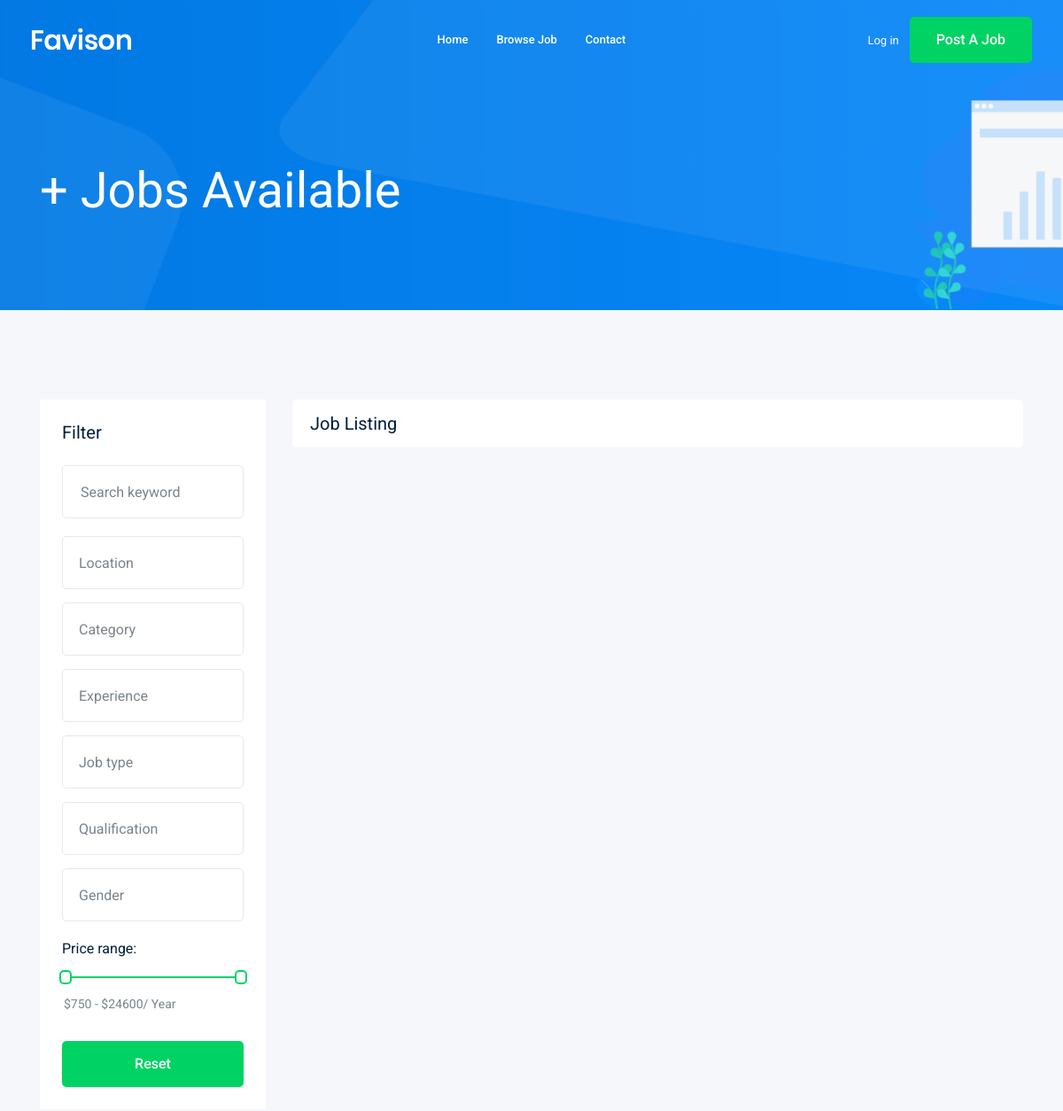
The app's page /jobs/ (upper part), older data.
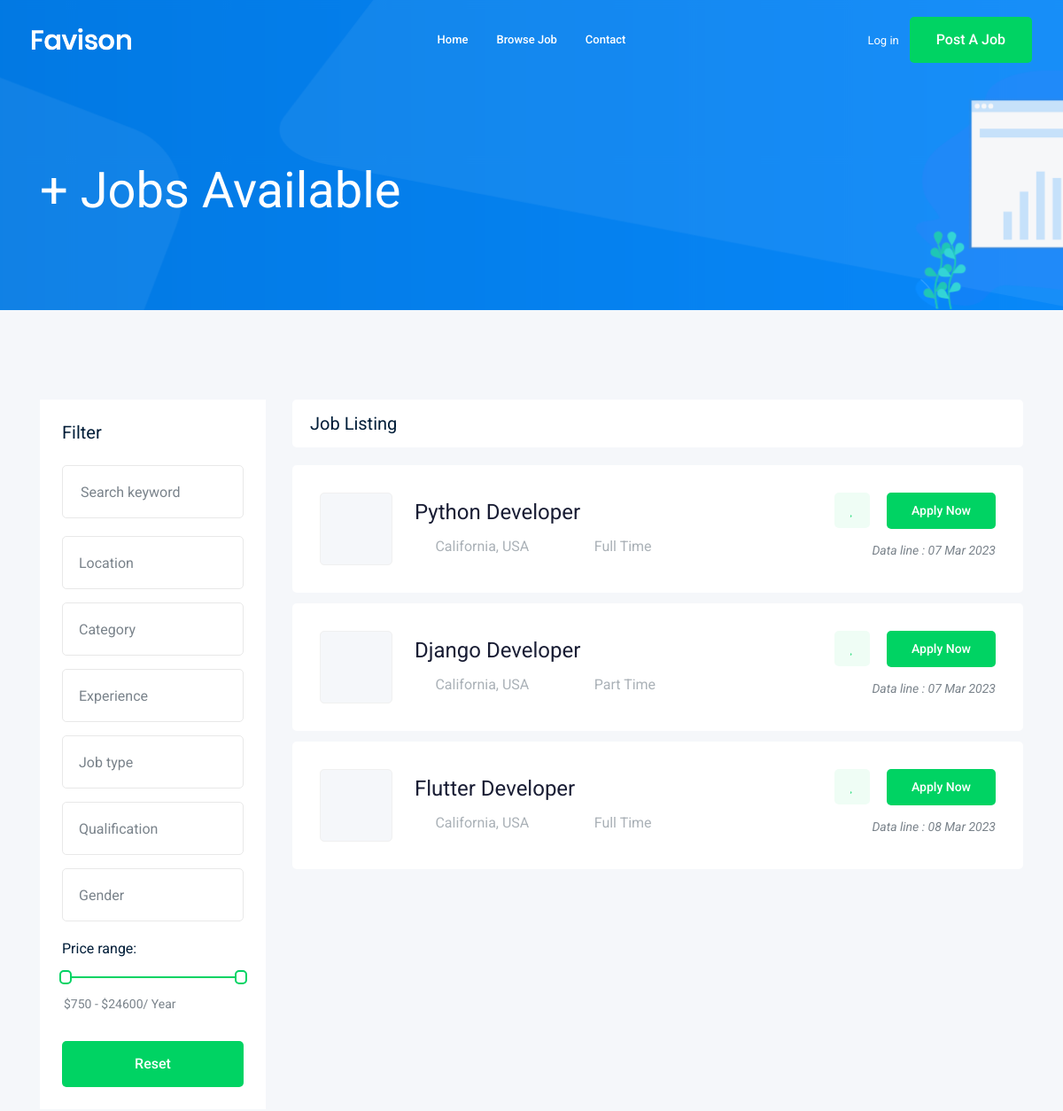
The same page, newer data.
### job/models.py (models this page shows, shortened)
class Job (models.Model): # table
    owner = models.ForeignKey(User, related_name='job_owner', on_delete=models.CASCADE)
    title = models.CharField(max_length=100) # colum
    job_type = models.CharField(max_length=15,choices=JOB_TYPE)
    description = models.TextField(max_length=1000)
    published_at=models.DateTimeField(auto_now=True)
    Vacancy = models.IntegerField(default=1)
    salary= models.IntegerField(default=0)
    experience=models.IntegerField(default=1)
    category=models.ForeignKey('Category',on_delete=models.CASCADE)
    image =models.ImageField(upload_to=image_upload)
    slug = models.SlugField(blank=True , null = True)

### job/views.py (the view)
# urls.py: path('',views.job_list , name= 'job_list'),
def job_list(request):
    job_list = Job.objects.all()
    paginator = Paginator(job_list, 3) # Show 25 contacts per page.
    page_number = request.GET.get('page')
    page_obj = paginator.get_page(page_number)
    context={'jobs':page_obj} # Template Name
    return render(request,'job/job_list.html',context)

### job/templates/job/job_list.html (shortened to what this page needs)
{% extends 'base.html' %}
{% block body %}
    <div class="bradcam_area bradcam_bg_1">
        <div class="container">
            <div class="row">
                <div class="col-xl-12">
                    <div class="bradcam_text">
                        <h3>{{jobs.count}}+ Jobs Available</h3>
                    </div>
                </div>
            </div>
        </div>
    </div>
    <div class="job_listing_area plus_padding">
        <div class="container">
            <div class="row">
                <div class="col-lg-3">
                    <div class="job_filter white-bg">
                        <div class="form_inner white-bg">
                            <h3>Filter</h3>
                            <form action="#">
                                <div class="row">
                                    <div class="col-lg-12">
                                        <div class="single_field">
                                            <input type="text" placeholder="Search keyword">
                                        </div>
                                    </div>
                                    <div class="col-lg-12">
                                    </div>
                                    <div class="col-lg-12">
                                    </div>
                                    <div class="col-lg-12">
                                    </div>
                                    <div class="col-lg-12">
                                    </div>
                                    <div class="col-lg-12">
                                    </div>
                                    <div class="col-lg-12">
                                    </div>
                                </div>
                            </form>
                        </div>
                        <div class="range_wrap">
                            <label for="amount">Price range:</label>
                            <div id="slider-range"></div>
                            <p>
                                <input type="text" id="amount" readonly style="border:0; color:#7A838B; font-size: 14px; font-weight:400;">
                            </p>
                        </div>
                        <div class="reset_btn">
                            <button  class="boxed-btn3 w-100" type="submit">Reset</button>
                        </div>
                    </div>
                </div>
                <div class="col-lg-9">
                    <div class="recent_joblist_wrap">
                        <div class="recent_joblist white-bg ">
                            <div class="row align-items-center">
                                <div class="col-md-6">
                                    <h4>Job Listing</h4>
                                </div>
                            </div>
                        </div>
                    </div>
                    <div class="job_lists m-0">
                        <div class="row">
                            {%for job in jobs%}
                            <div class="col-lg-12 col-md-12">
                                <div class="single_jobs white-bg d-flex justify-content-between">
                                    <div class="jobs_left d-flex align-items-center">
                                        <div class="thumb">
                                        </div>
                                        <div class="jobs_conetent">
                                            <a href="{% url 'jobs:job_detail' job.slug %}"><h4>{{job.title}}</h4></a>
                                            <div class="links_locat d-flex align-items-center">
                                                <div class="location">
                                                    <p> <i class="fa fa-map-marker"></i> California, USA</p>
                                                </div>
                                                <div class="location">
                                                    <p> <i class="fa fa-clock-o"></i> {{job.job_type}}</p>
                                                </div>
                                            </div>
                                        </div>
                                    </div>
                                    <div class="jobs_right">
                                        <div class="apply_now">
                                            <a class="heart_mark" href="#"> <i class="fa fa-heart"></i> </a>
                                            <a href="{% url 'jobs:job_detail' job.slug %}" class="boxed-btn3">Apply Now</a>
                                        </div>
                                        <div class="date">
                                            <p> Data line : {{job.published_at|date:'d M o'}}</p>
                                        </div>
                                    </div>
                                </div>
                            </div>
                            {% endfor %}
                        </div>
                    </div>
                </div>
            </div>
        </div>
    </div>
{% endblock body %}

### templates/base.html (shortened to what this page needs)
{% load static %}
{% load bootstrap4 %}
<!doctype html>
<html class="no-js" lang="zxx">
<head>
    <link rel="stylesheet" href="{% static 'css/bootstrap.min.css' %}">
    <link rel="stylesheet" href="{% static 'css/owl.carousel.min.css' %}">
    <link rel="stylesheet" href="{% static 'css/magnific-popup.css' %}">
    <link rel="stylesheet" href="{% static 'css/font-awesome.min.css' %}">
    <link rel="stylesheet" href="{% static 'css/themify-icons.css' %}">
    <link rel="stylesheet" href="{% static 'css/nice-select.css' %}">
    <link rel="stylesheet" href="{% static 'css/flaticon.css' %}">
    <link rel="stylesheet" href="{% static 'css/jquery-ui.css' %}">
    <link rel="stylesheet" href="{% static 'css/gijgo.css' %}">
    <link rel="stylesheet" href="{% static 'css/animate.min.css' %}">
    <link rel="stylesheet" href="{% static 'css/slicknav.css' %}">
    <link rel="stylesheet" href="{% static 'css/style.css' %}">
</head>
<body>
    <header>
        <div class="header-area ">
            <div id="sticky-header" class="main-header-area">
                <div class="container-fluid ">
                    <div class="header_bottom_border">
                        <div class="row align-items-center">
                            <div class="col-xl-3 col-lg-2">
                                <div class="logo">
                                    <a href="index.html">
                                        <img src="img/logo.png" alt="">
                                    </a>
                                </div>
                            </div>
                            <div class="col-xl-6 col-lg-7">
                                <div class="main-menu  d-none d-lg-block">
                                    <nav>
                                        <ul id="navigation">
                                            <li><a href ="/">home</a></li>
                                            <li><a href="{% url 'jobs:job_list' %}">Browse Job</a></li>
                                            <li><a href="{% url 'contact:contact' %}">Contact</a></li>
                                        </ul>
                                    </nav>
                                </div>
                            </div>
                            <div class="col-xl-3 col-lg-3 d-none d-lg-block">
                                <div class="Appointment">
                                    {% if request.user.is_authenticated %}
                                    <div class="phone_num d-none d-xl-block">
                                        <a href="{% url 'accounts:profile' %}">Profile</a>
                                    </div>
                                    {% else %}
                                    <div class="phone_num d-none d-xl-block">
                                        <a href="{% url 'login' %}">Log in</a>
                                    </div>
                                    {% endif %}
                                    <div class="d-none d-lg-block">
                                        <a class="boxed-btn3" href="{% url 'jobs:add_job' %}">Post a Job</a>
                                    </div>
                                </div>
                            </div>
                            <div class="col-12">
                            </div>
                        </div>
                    </div>
                </div>
            </div>
        </div>
    </header>
    {% block body %}
    {% endblock body %}
</body>
</html>

Row changes from the older to the newer data that the page shows:
added Job: title "Python Developer", job_type "Full Time", published_at "07 Mar 2023"
added Job: title "Django Developer", job_type "Part Time", published_at "07 Mar 2023"
added Job: title "Flutter Developer", job_type "Full Time", published_at "08 Mar 2023"
